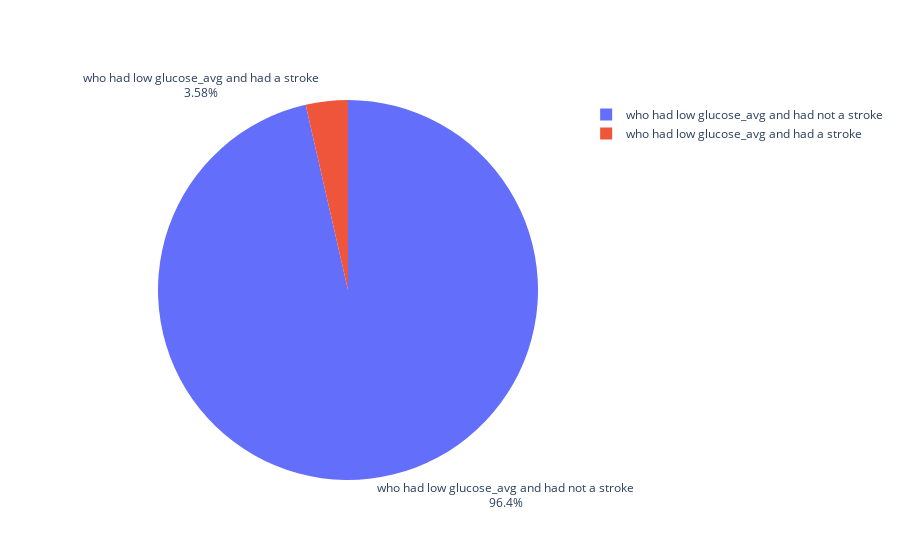

Notebook code for this chart:
### Markdown cell above
#most people have a high gucose average

### Code cell
labels = ['who had low glucose_avg and had a stroke','who had low glucose_avg and had not a stroke']
values = [27,727]

fig = go.Figure(data=[go.Pie(labels=labels, values=values, textinfo='label+percent',
                             insidetextorientation='radial'
                            )])
fig.show()

### Figure 1 — Plotly figure (JSON) as saved in the notebook; plotly's stock layout.template omitted (floating-point values rounded to 4 significant figures)
{"data": [{"insidetextorientation": "radial", "labels": ["who had low glucose_avg and had a stroke", "who had low glucose_avg and had not a stroke"], "textinfo": "label+percent", "type": "pie", "values": [27, 727]}], "layout": {}}
